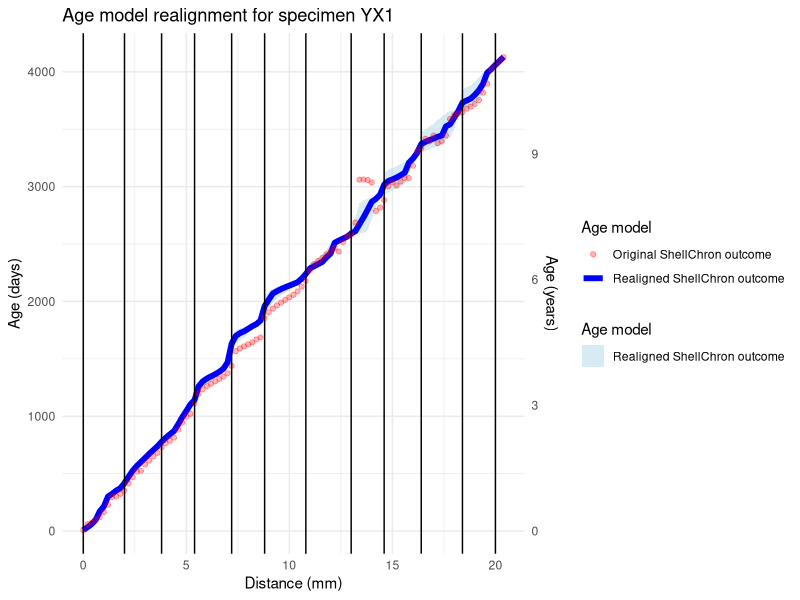
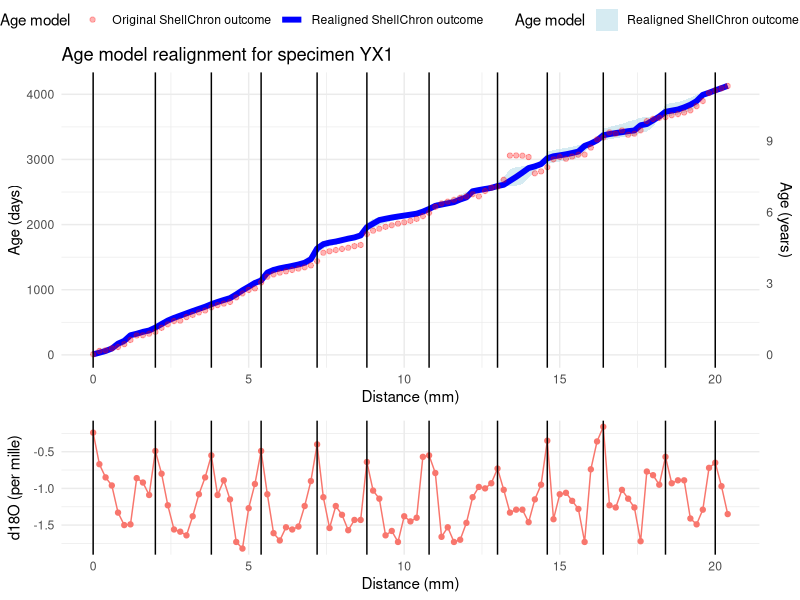
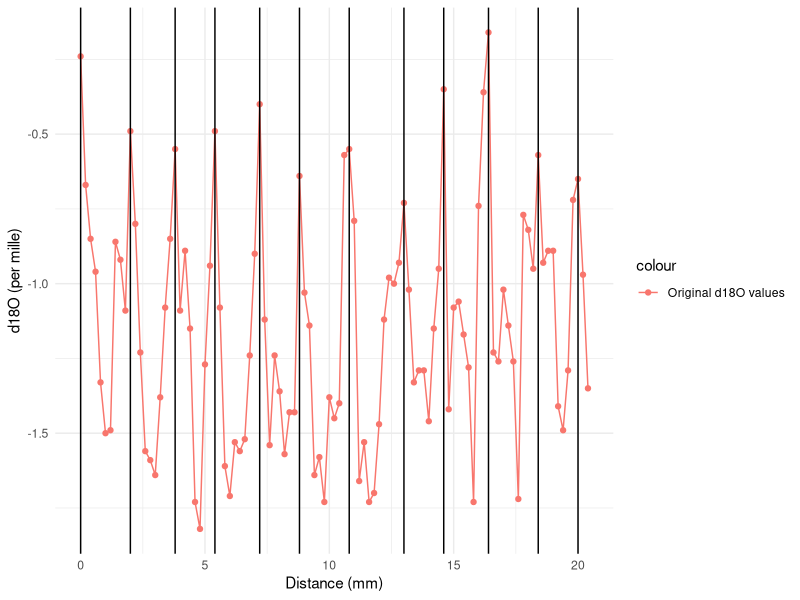

The R source for these figures, in order:
# Script to post process ShellChron results and avoid negative time jumps and missed years due to low growth rate estimates
# by Niels J. de Winter
# Project "Pseudo_tridacna_ShellChron_Han_Tao.Rproj"
# Specimen YX1

require(tidyverse)
require(ggpubr)

# Load data
dat <- read.csv("YX1/YX1.csv") # Original d18O data with year markers
age_model_results <- read.csv("YX1/Age_model_results.csv") # Results in terms of age (DOY)
Growth_rate_results <- read.csv("YX1/Growth_rate_results.csv") # Results in terms of growth rate (um/day)

# Combine relevant data into one dataframe and replace NAs with 0
merged_dat <- select(dat, D, d18Oc, YEARMARKER) |>
mutate(
    mean.day = replace(age_model_results$mean.day, is.na(age_model_results$mean.day), 0),
    se.day = replace(age_model_results$se.day, is.na(age_model_results$se.day), 0),
    mean.GR = replace(Growth_rate_results$mean.GR, is.na(Growth_rate_results$mean.GR), 0) / 1000,
    se.GR = replace(Growth_rate_results$se.GR, is.na(Growth_rate_results$se.GR), 0) / 1000,
    year = cumsum(dat$YEARMARKER) # Add year labels
)

# Construct new age-distance model using relative growth rate per datapoint
Days_tot <- 365 # Assume no growth stops (365 days per year recorded, the growth slowdowns are covered by the increments with slow growth rate < 1 um/day)

# Simulate 3000 iterations of time-distance model sampling growth rates and man ages from normal uncertainty distribution.
N = 3000

# Create matrix to store all simulated age models
simulated_age_models <- matrix(NA, nrow = nrow(merged_dat), ncol = N)

for(i in 1:N){
    print(paste0("Simulating age model iteration ", i, " of ", N)) # Progress indicator
    # Loop through growth years
    for(year in 1:(max(merged_dat$year) - 1)){
        # Find distance steps
        D_diff <- diff(
            merged_dat$D[
                which(merged_dat$YEARMARKER == 1 & merged_dat$year == year) :
                which(merged_dat$YEARMARKER == 1 & merged_dat$year == year + 1)
            ]
        )
        # Sample growth rates from normal distribution, but prevent negative growth rates
        GR_sampled <- rnorm(
            n = length(D_diff),
            mean = merged_dat$mean.GR[which(merged_dat$year == year)],
            sd = merged_dat$se.GR[which(merged_dat$year == year)]
        )
        GR_sampled[which(GR_sampled < 0)] <- 0
        GR_sampled[which((GR_sampled < 0.001) & (GR_sampled > 0))] <- 0.001 # Cap minimum non-zero growth rate to prevent very small GR numbers (and very large numbers of days) for intervals with very limited growth
        Times <- D_diff / GR_sampled # Calculate time steps
        Times[which(Times == Inf)] <- 0 # Handle growth stops
        if(year == 1){
            first_sample_time <- rnorm( # Sample first time point from normal distribution
                n = 1,
                mean = merged_dat$mean.day[1],
                sd = merged_dat$se.day[1]
            )
            Times_days <- Times * Days_tot / sum(Times) # Convert time steps to total number of days
            Times_days_cum <- cumsum(Times_days) + first_sample_time # Find cumulative time steps and add the first sampled time point
            simulated_age_models[which(merged_dat$year == year), i] <- Times_days_cum
        } else {
            Times_days <- Times * Days_tot / sum(Times) # Convert time steps to total number of days
            Times_days_cum <- cumsum(Times_days) # Find cumulative time steps
            simulated_age_models[which(merged_dat$year == year), i] <- Times_days_cum + simulated_age_models[which(merged_dat$YEARMARKER == 1 & merged_dat$year == year) - 1, i] # Add cumulative time steps to last time point of previous year
        }
    }
    # Fill in last year
    last_year <- max(merged_dat$year) # Isolate last year
    Times_last <- diff( # Find steps in time domain for last year
        merged_dat$mean.day[
            (which(merged_dat$YEARMARKER == 1 & merged_dat$year == last_year) - 1) :
            nrow(merged_dat)
        ]
    )
    simulated_age_models[which(merged_dat$year == last_year), i] <-
        simulated_age_models[which(merged_dat$YEARMARKER == 1 & merged_dat$year == last_year) - 1, i] +
        cumsum(Times_last) # Add time values for last year based on original time steps
    # Fill in potential year 0
    if(merged_dat$year[1] == 0){
        Times_year0 <- diff( # Find steps in time domain for year 0
            merged_dat$mean.day[
                1 : which(merged_dat$YEARMARKER == 1 & merged_dat$year == 1)
            ]
        )
        simulated_age_models[which(merged_dat$year == 0), i] <-
            simulated_age_models[which(merged_dat$YEARMARKER == 1 & merged_dat$year == 1), i] -
            rev(cumsum(rev(Times_year0))) # Subtract time values for year 0 based on original time steps
    }
}

# Calculate median and 95% confidence intervals of simulated age models
merged_dat$day_new <- apply(simulated_age_models, 1, mean)
merged_dat$day_new_lower <- apply(simulated_age_models, 1, quantile, probs = 0.025)
merged_dat$day_new_upper <- apply(simulated_age_models, 1, quantile, probs = 0.975)

# Export results
write.csv(merged_dat, "YX1/Realigned_age_model_results_MC.csv", row.names = FALSE)
write.csv(simulated_age_models, "YX1/Realigned_age_model_simulations.csv", row.names = FALSE)

# Plot resulting distance-time relationship
Age_model_plot <- ggplot(merged_dat) +
geom_ribbon( # Plot uncertainty ribbon
    aes(
        x = D,
        ymin = day_new_lower,
        ymax = day_new_upper,
        fill = "Realigned ShellChron outcome"
    ),
    alpha = 0.5
) +
geom_line( # Plot realigned results
    aes(
        x = D,
        y = day_new,
        color = "Realigned ShellChron outcome"
    ),
    linewidth = 2
) +
geom_point( # Plot old results
    aes(
        x = D,
        y = mean.day,
        color = "Original ShellChron outcome"
    ),
    alpha = 0.3
) +
geom_vline( # Plot position of year markers
    xintercept = merged_dat$D[which(merged_dat$YEARMARKER == 1)]
) +
scale_x_continuous("Distance (mm)") +
scale_y_continuous(
    "Age (days)",
    sec.axis = sec_axis(
        trans = ~. / 365,
        name = "Age (years)"
    )
) +
scale_color_manual(
    name = "Age model",
    values = c(
        "Realigned ShellChron outcome" = "blue",
        "Original ShellChron outcome" = "red"
    )
) +
scale_fill_manual(
    name = "Age model",
    values = c(
        "Realigned ShellChron outcome" = "lightblue"
    )
) +
ggtitle("Age model realignment for specimen YX1") +
theme_minimal()

# Add original isotope plot
d18O_plot <- ggplot(merged_dat) +
geom_point( # Plot old results
    aes(
        x = D,
        y = d18Oc,
        color = "Original d18O values"
    )
) +
geom_line( # Plot old results
    aes(
        x = D,
        y = d18Oc,
        color = "Original d18O values"
    )
) +
geom_vline( # Plot position of year markers
    xintercept = merged_dat$D[which(merged_dat$YEARMARKER == 1)]
) +
scale_x_continuous("Distance (mm)") +
scale_y_continuous("d18O (per mille)") +
theme_minimal()

# Combine plots
Age_model_update_combined <- ggarrange(
    Age_model_plot,
    d18O_plot,
    common.legend = TRUE,
    ncol = 1,
    heights = c(2, 1),
    align = "v"
)
